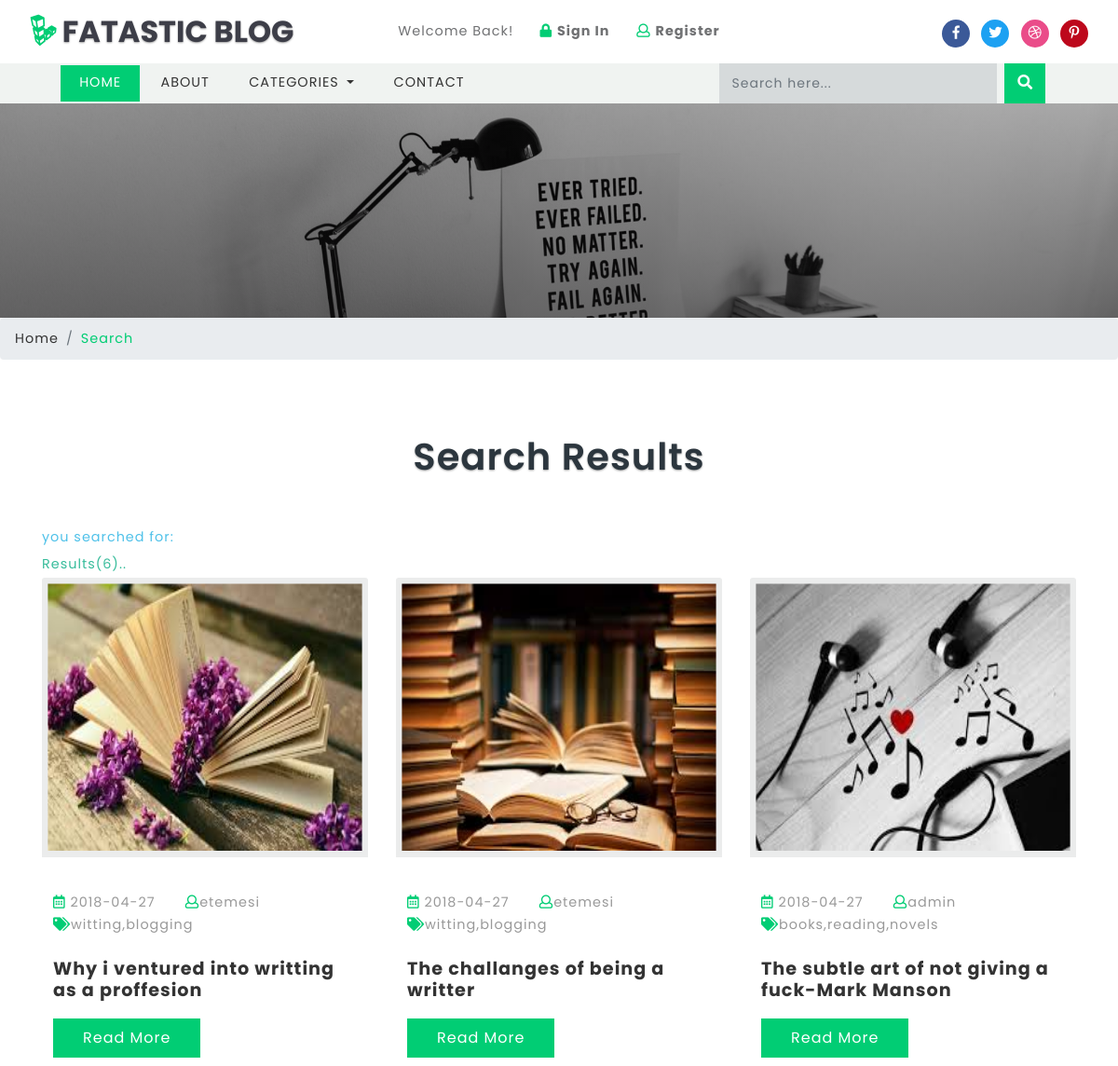
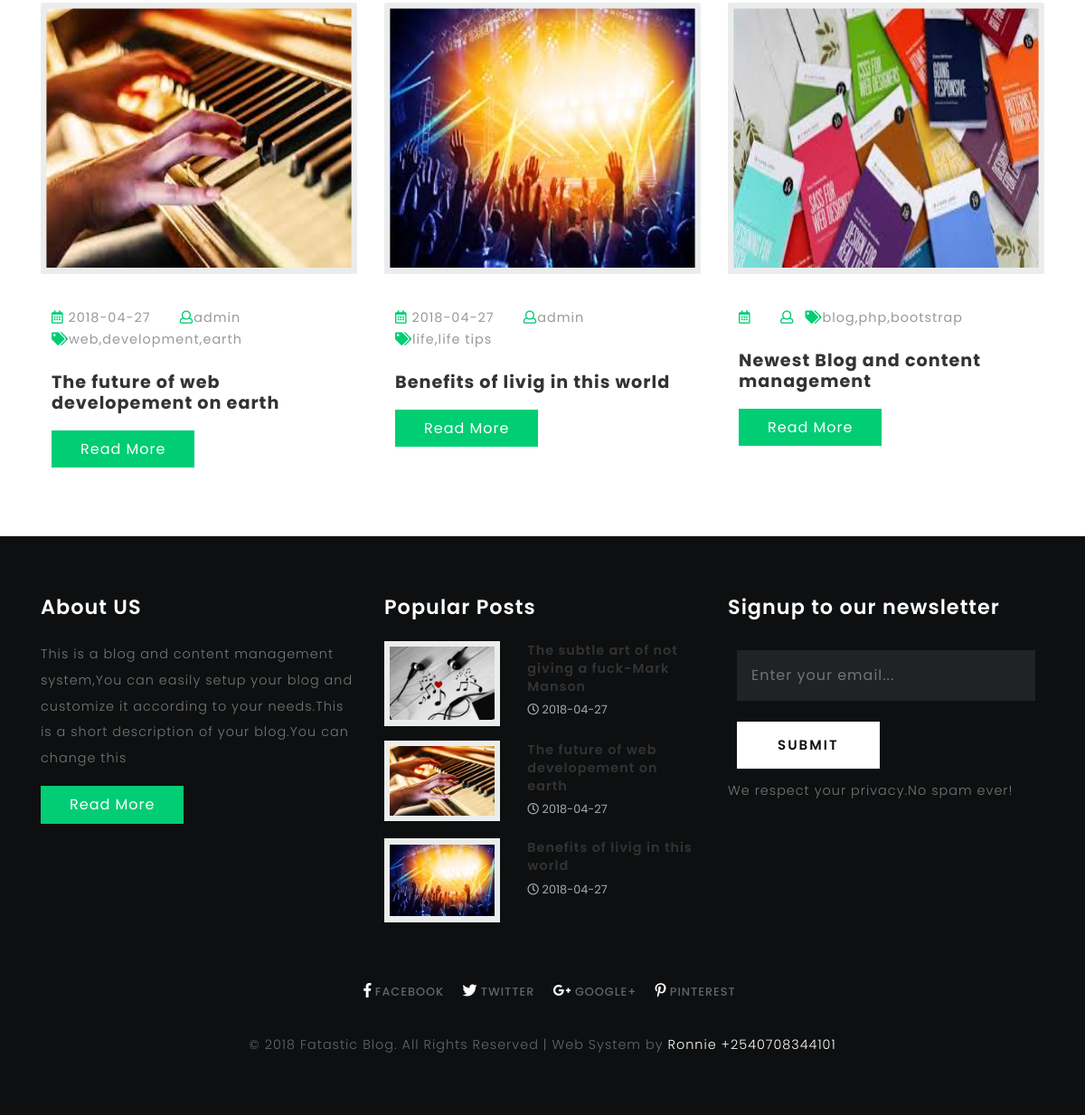
Screenshot of /search.php with the database file from the repository (2 pictures, top to bottom).
### tables this page shows
CREATE TABLE `titles` (
  `id` int(10) UNSIGNED NOT NULL,
  `website_name` varchar(40) DEFAULT NULL,
  `tagline` varchar(40) DEFAULT NULL,
  `icon` varchar(40) DEFAULT NULL,
  `keywords` varchar(220) DEFAULT NULL,
  `short_description` varchar(200) DEFAULT NULL,
  `bannertext1` varchar(150) DEFAULT NULL,
  `bannertext2` varchar(150) DEFAULT NULL,
  `bannertext3` varchar(150) DEFAULT NULL,
  `bannertext4` varchar(150) DEFAULT NULL,
  `detailed_description` text,
  `address` varchar(40) DEFAULT NULL,
  `email` varchar(80) DEFAULT NULL,
  `phone` varchar(40) DEFAULT NULL,
  `googlemap` varchar(255) DEFAULT NULL
);

CREATE TABLE `blogs` (
  `id` int(10) UNSIGNED NOT NULL,
  `title` varchar(190) NOT NULL,
  `tags` varchar(40) NOT NULL,
  `content` text NOT NULL,
  `photo` varchar(50) NOT NULL,
  `posted` varchar(40) NOT NULL,
  `date` date DEFAULT NULL,
  `author` varchar(40) DEFAULT NULL,
  `category` varchar(40) NOT NULL
);

### search.php (the view, shortened to what this page needs)
<?php require("libs/fetch_data.php");?>
<?php
require_once('database/db.php');
?>
<!DOCTYPE html>
<html lang="zxx">
<head>
	<title>Search|<?php getwebname("titles"); echo"|"; gettagline("titles");?></title>
	<link href="css/bootstrap.css" rel='stylesheet' type='text/css' />
	<link rel="stylesheet" href="css/single.css">
	<link href="css/style.css" rel='stylesheet' type='text/css' />
	<link href="css/fontawesome-all.css" rel="stylesheet">
</head>
<body>
	<?php include("header.php");?>
	<?php
    $search_keyword = '';
    $sql = 'SELECT * FROM blogs WHERE title LIKE :keyword OR content LIKE :keyword  OR tags LIKE :keyword OR author LIKE :keyword ORDER BY id DESC ';
    $start=0;
    $limit=" limit " . $start . "," . ROW_PER_PAGE;
    $pagination_statement = $pdo_conn->prepare($sql);
    $pagination_statement->bindValue(':keyword', '%' . $search_keyword . '%', PDO::PARAM_STR);
    $pagination_statement->execute();
    $row_count = $pagination_statement->rowCount();
    $query = $sql.$limit;
    $pdo_statement = $pdo_conn->prepare($query);
    $pdo_statement->bindValue(':keyword', '%' . $search_keyword . '%', PDO::PARAM_STR);
    $pdo_statement->execute();
    $result = $pdo_statement->fetchAll();
    ?>
	<div class="banner-inner">
	</div>
	<ol class="breadcrumb">
		<li class="breadcrumb-item">
			<a href="index.html">Home</a>
		</li>
		<li class="breadcrumb-item active">Search</li>
	</ol>
	<section class="main-content-w3layouts-agileits">
		<div class="container">
			<h3 class="tittle">Search Results</h3>
			<div class="inner-sec">
				<?php  if ($row_count==0) {
    						echo "<p style=color:#E9573F><b>sorry your search for:<u style=color:black>$search_keyword</u> returned zero results</b></p>";
    						echo "<p><b style=color:#4FC1E9>Suggestions<b><br>Your search item is not available on Our Website<br>Try being more specific with key words<br>Enter key word using title<br>Try search using category<br>Try again later<br></p>";
    						echo "<p><a href=\"http://www.google.com/search?q="
    						. $search_keyword . "\" target=\"_blank\" title=\"Look up
    						" . $search_keyword . " on Google\" style=color:#37BC9B>Click here</a> to try the
    						search on google</p>";
    					}
    					else{
    						echo "<p style=color:#4FC1E9><b>you searched for:<u style=color:black> $search_keyword</u></b></p>";
    						echo "<p style=color:#37BC9B><b>Results($row_count)..</b></p>";
    					}
    					?>
				<div class="left-blog-info-w3layouts-agileits text-left">
					<div class="row">
						<?php
    					if(!empty($result)) {
    						foreach($result as $row) {
                                ?>
						<div class="col-lg-4 card">
							<a href="single.php?id=<?php echo $row['id']; ?>">
								<img src="blogadmin/images/<?php echo $row['photo']; ?>" class="card-img-top img-fluid" alt="fantastic cms" style="width: 480px;height: 300px">
							</a>
							<div class="card-body">
								<ul class="blog-icons my-4">
									<li>
										<a href="#">
											<i class="far fa-calendar-alt"></i> <?php echo $row['date']; ?></a>
									</li>
									<li class="mx-2">
										<a href="#">
											<i class="far fa-user"></i><?php echo $row['author']; ?></a>
									</li>
									<li>
										<a href="#">
											<i class="fas fa-tags"></i><?php echo $row['tags']; ?></a>
									</li>
								</ul>
								<h5 class="card-title">
									<a href="single.php?id=<?php echo $row['id']; ?>"><?php echo $row['title']; ?></a>
								</h5>
								<a href="single.php?id=<?php echo $row['id']; ?>" class="btn btn-primary read-m">Read More</a>
							</div>
						</div>
						<?php
                                  }
                              }
                              ?>
					</div>
				</div>
			</div>
		</div>
	</section>
	<?php include("footer.php") ?>
</body>
</html>

### header.php (shortened to what this page needs)
<header>
		<div class="top-bar_sub_w3layouts container-fluid">
			<div class="row">
				<div class="col-md-4 logo text-left">
					<a class="navbar-brand" href="index.php">
						<i class="fab fa-linode"></i> <?php getwebname("titles"); ?></a>
				</div>
				<div class="col-md-4 top-forms text-center mt-lg-3 mt-md-1 mt-0">
					<span>Welcome Back!</span>
					<span class="mx-lg-4 mx-md-2  mx-1">
						<a href="blogadmin/index.php">
							<i class="fas fa-lock"></i> <strong>Sign In</strong></a>
					</span>
					<span>
						<a href="blogadmin/membership_signup.php">
							<i class="far fa-user"></i> <strong>Register</strong></a>
					</span>
				</div>
				<div class="col-md-4 log-icons text-right">
					<ul class="social_list1 mt-3">
						<li>
							<a href="<?php getlinks("links","facebook");?>" class="facebook1 mx-2" >
								<i class="fab fa-facebook-f"></i>
							</a>
						</li>
						<li>
							<a href="<?php getlinks("links","twitter");?>" class="twitter2">
								<i class="fab fa-twitter"></i>
							</a>
						</li>
						<li>
							<a href="<?php getlinks("links","dribble");?>" class="dribble3 mx-2">
								<i class="fab fa-dribbble"></i>
							</a>
						</li>
						<li>
							<a href="<?php getlinks("links","pinterest");?>" class="pin">
								<i class="fab fa-pinterest-p"></i>
							</a>
						</li>
					</ul>
				</div>
			</div>
		</div>
			<div class="header_top" id="home">
				<nav class="navbar navbar-expand-lg navbar-light bg-light">
					<div class="collapse navbar-collapse" id="navbarSupportedContent">
						<ul class="navbar-nav mr-auto">
							<li class="nav-item active">
								<a class="nav-link" href="index.php">Home
								</a>
							</li>
							<li class="nav-item">
								<a class="nav-link" href="about.php">About</a>
							</li>
							<li class="nav-item dropdown">
								<a class="nav-link dropdown-toggle" href="#" id="navbarDropdown" role="button" data-toggle="dropdown" aria-haspopup="true"
								    aria-expanded="false">
									Categories
								</a>
							</li>
							<li class="nav-item">
								<a class="nav-link" href="contact.php">Contact</a>
							</li>
						</ul>
							<form action="search.php" method="post" class="form-inline my-2 my-lg-0 header-search" name="form">
								<input class="form-control mr-sm-2" type="search" placeholder="Search here..." required="yes" type="text" name="search[keyword]">
								<button class="btn btn1 my-2 my-sm-0" type="submit" name="submit"><i class="fas fa-search"></i></button>
							</form>
					</div>
				</nav>
			</div>
	</header>

### libs/fetch_data.php (shortened to what this page needs)
<?php
function getshortdescription($table){
	require("database/db_connect.php");
	$sql="SELECT * FROM $table ";
	if ($result=mysqli_query($con,$sql))
	{
		foreach ($result as $titles => $sdc) {
			echo ''.$sdc['short_description'].'';
		}
	}
}
function getwebname($table){
	require("database/db_connect.php");
	$sql="SELECT * FROM $table ";
	if ($result=mysqli_query($con,$sql))
	{
		foreach ($result as $titles => $blogname) {
			echo ''.$blogname['website_name'].'';
		}
	}
}
function getlinks($table,$platform){
	require("database/db_connect.php");
	$sql="SELECT * FROM $table ";
	if ($result=mysqli_query($con,$sql))
	{
		$rowcount=mysqli_num_rows($result);
		if ($rowcount==0) {
			echo '#';
		}
		foreach ($result as $link => $site) {
			if ($platform=="facebook") {
				echo ''.$site['facebook'].'';
			}
			elseif ($platform=="twitter") {
				echo ''.$site['twitter'].'';
			}
			elseif ($platform=="googleplus") {
				echo ''.$site['googleplus'].'';
			}
			elseif ($platform=="pinterest") {
				echo ''.$site['pinterest'].'';
			}
			elseif ($platform=="dribble") {
				echo ''.$site['dribble'].'';
			}
		}
	}
}
function getpopularposts($table){
	require("database/db_connect.php");
	$sql="SELECT * FROM $table ORDER BY count DESC LIMIT 3";
	if ($result=mysqli_query($con,$sql))
	{
		foreach ($result as $pagehits => $hits) {
			$storepage=$hits['page'];
			$sql="SELECT * FROM blogs WHERE title='$storepage'";
			if ($result=mysqli_query($con,$sql)) {
				foreach ($result as $allblogs => $specificblog) {
					echo '<div class="blog-grids row mb-3">
							<div class="col-md-5 blog-grid-left">
								<a href="single.php?id='.$specificblog['id'].'">
									<img src="blogadmin/images/'.$specificblog['photo'].'" class="img-fluid" alt="fantastic cms">
								</a>
							</div>
							<div class="col-md-7 blog-grid-right">
								<h5>
									<a href="single.php?id='.$specificblog['id'].'">'.$specificblog['title'].' </a>
								</h5>
								<div class="sub-meta">
									<span>
										<i class="far fa-clock"></i> '.$specificblog['date'].'</span>
								</div>
							</div>
						</div>';
				}
			}
		}
	}
}
?>

### footer.php (shortened to what this page needs)
<footer>
	<div class="container">
		<div class="row">
			<div class="col-lg-4 footer-grid-agileits-w3ls text-left">
				<h3>About US</h3>
				<p><?php getshortdescription("titles"); ?></p>
				<div class="read">
					<a href="about.php" class="btn btn-primary read-m">Read More</a>
				</div>
			</div>
			<div class="col-lg-4 footer-grid-agileits-w3ls text-left">
				<div class="tech-btm">
					<h3>Popular Posts</h3>
					<?php getpopularposts("page_hits"); ?>
				</div>
			</div>
			<div class="col-lg-4 subscribe-main footer-grid-agileits-w3ls text-left">
				<h2>Signup to our newsletter</h2>
				<div class="subscribe-main text-left">
						<div class="subscribe-form">
								<form action="#" method="post" class="subscribe_form">
									<input class="form-control" type="email" placeholder="Enter your email..." required="">
									<button type="submit" class="btn btn-primary submit">Submit</button>
								</form>
					   </div>
					<p>We respect your privacy.No spam ever!</p>
				</div>
			</div>
		</div>
		<div class="footer-cpy text-center">
			<div class="footer-social">
				<div class="copyrighttop">
					<ul>
						<li class="mx-3">
							<a class="facebook" href="<?php getlinks("links","facebook");?>">
								<i class="fab fa-facebook-f"></i>
								<span>Facebook</span>
							</a>
						</li>
						<li>
							<a class="facebook" href="<?php getlinks("links","twitter");?>">
								<i class="fab fa-twitter"></i>
								<span>Twitter</span>
							</a>
						</li>
						<li class="mx-3">
							<a class="facebook" href="<?php getlinks("links","googleplus");?>">
								<i class="fab fa-google-plus-g"></i>
								<span>Google+</span>
							</a>
						</li>
						<li>
							<a class="facebook" href="<?php getlinks("links","pinterest");?>">
								<i class="fab fa-pinterest-p"></i>
								<span>Pinterest</span>
							</a>
						</li>
					</ul>
				</div>
			</div>
			<div class="w3layouts-agile-copyrightbottom">
				<p>© <?php $current=date("Y"); print_r($current); echo"&nbsp;"; getwebname("titles");?>. All Rights Reserved | Web System by
					<a href="http://www.ronaldngoda.rf.gd">Ronnie +2540708344101</a>
				</p>
			</div>
		</div>
	</div>
</footer>

### css/single.css (style rules this page uses)
.card-body { padding: 12px; }
.tech-btm img { background: #fff; padding: 6px; }

### rows the page displays
titles: website_name "FATASTIC BLOG", short_description "This is a blog and content management system,You can easily setup your blog and customize it according to your needs.This is a short description of your blog.You can change this", website_name "Fatastic Blog"
blogs: photo (picture), date "2018-04-27", author "etemesi", tags "witting,blogging", title "Why i ventured into writting as a proffesion"
blogs: photo (picture), date "2018-04-27", author "etemesi", tags "witting,blogging", title "The challanges of being a writter"
blogs: photo (picture), date "2018-04-27", author "admin", tags "books,reading,novels", title "The subtle art of not giving a fuck-Mark Manson"
blogs: photo (picture), date "2018-04-27", author "admin", tags "web,development,earth", title "The future of web developement on earth"
blogs: photo (picture), date "2018-04-27", author "admin", tags "life,life tips", title "Benefits of livig in this world"
blogs: photo (picture), tags "blog,php,bootstrap", title "Newest Blog and content management"

### other values shown
$row_count "6"
